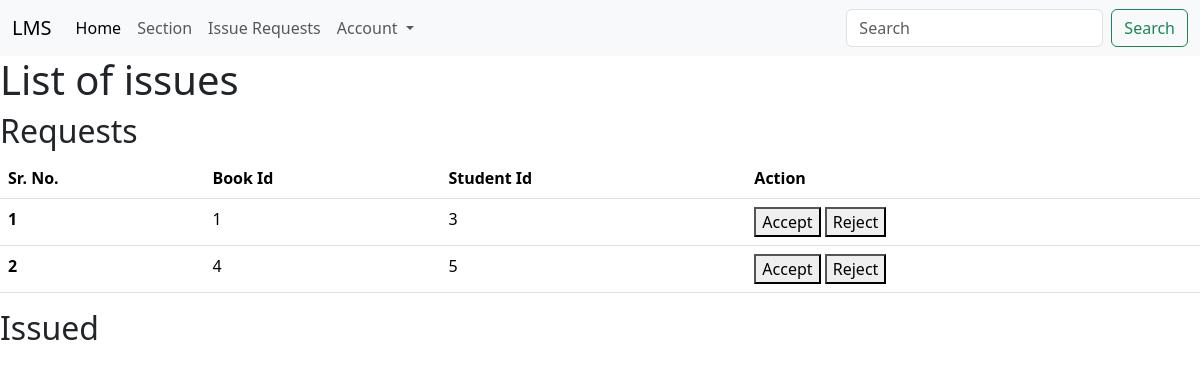
The app's page /issues (signed in) with its own data.
### app/models.py (models this page shows)
class BookIssue(db.Model):
    __name__ = "book_issues"
    id = db.Column(db.Integer, autoincrement=True, primary_key=True)
    book_id = db.Column(db.Integer, db.ForeignKey("books.book_id"), nullable=False)
    user_id = db.Column(db.Integer, db.ForeignKey("users.user_id"))
    date_issued = db.Column(db.Date, nullable=True)
    date_returned = db.Column(db.Date, nullable=True)
    is_revoked = db.Column(db.Boolean, default=False)
    request_accepted = db.Column(db.Boolean, default=False)
    ...
    id

### app/bp/book_issues.py (the view)
@bp.route("/issues", methods=["GET", "POST"])
@login_required("admin")
def issues():
    all_issues = BookIssue.query.all()
    return render_template("issues/issues.html", issues=all_issues)

### app/bp/users.py (called while the page is built)
def login_required(role):
    def decorator(original):
        @wraps(original)
        def wrapper(*args, **kwargs):
            if (
                session.get("username")
                and session.get("email")
                and session.get("role") == role
            ):
                return original(*args, **kwargs)
            else:
                flash(f"You need to login as {role}", "warning")
                return redirect(url_for("user.login"))
        return wrapper
    return decorator

### templates/issues/issues.html
{% extends "base.html" %}
{% block content%}
{% if session['role'] == 'student'%}
<h1>Your Issues</h1>
{% else %}
<h1>List of issues</h1>
{% endif%}
<div>
    {% if session['role'] == 'student'%}
    <h2>Requests</h2>
    {% else %}
    <h2>Requests</h2>
    {% endif%}
    {% if issues[0] %}
    <table class="table">
        <thead>
            <tr>
                <th scope="col">Sr. No.</th>
                <th scope="col">Book Id</th>
                <th scope="col">Student Id</th>
                <th scope="col">Action</th>
            </tr>
        </thead>
        <tbody>
            {% for issue in issues %}
            {% if not issue.request_accepted%}
            <tr>
                <th scope="row">{{loop.index}}</th>
                <td>{{issue.book_id}}</td>
                <td>{{issue.user_id}}</td>
                <td>
                    <button>Accept</button>
                    <button>Reject</button>
                </td>
            </tr>
            {% endif %}
            {% endfor %}
        </tbody>
    </table>
    {% else %}
    <p>You have not requested any books</p>
    {% endif%}
</div>
<div>
    <h2>Issued</h2>
</div>
{% endblock%}

### records on screen
BookIssue: book_id "1", user_id "3"
BookIssue: book_id "4", user_id "5"
